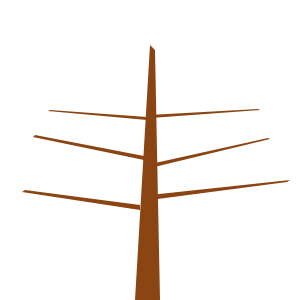
Frame 1 (no input)
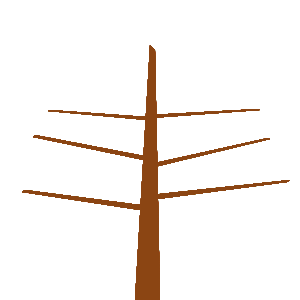
Frame 60 (the mouse pressed at the canvas centre just before this capture)
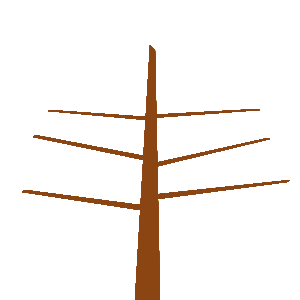
Frame 120 (the mouse held since frame 60 and released just before this capture)

The Processing sketch that drew these frames (run headless with seeded random() and noise(); from frame 60 on, the mouse is pressed at the canvas centre):

// Processing sketch: processing_18576
// ── processing_18576.pde

void setup(){
size(300, 300);
background(255);
}

void draw(){
  
  
  fill(139,69,19);
  noStroke();
  quad(135,300, 160, 300, 155, 50, 150, 45);
quad(140, 210, 140, 205, 25, 190, 22, 192);
quad(150, 200, 150, 195, 290, 180, 287, 182);
quad(144, 160, 144, 156, 35, 135, 33, 137);
quad(146, 165, 146, 169, 270, 139, 268, 138);
quad(147, 120, 147, 117, 50, 110, 48, 111);
quad(149, 115, 151, 118, 260, 110, 258, 109);
}

void mouseDragged(){
fill(0,255,0);
noStroke();
ellipse(mouseX, mouseY, 5, 10);
}
